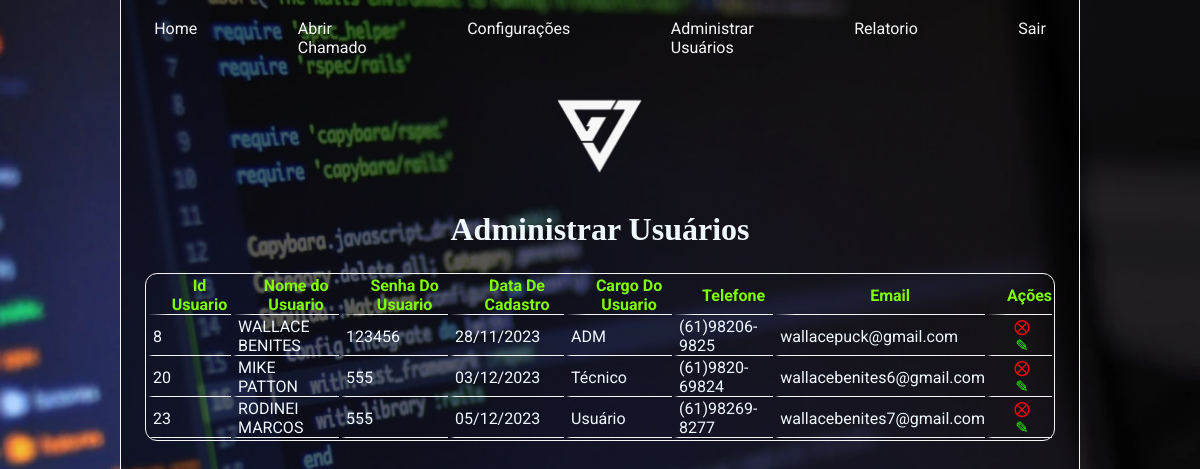
The page /html/administra_usuarios.php (signed in) on the database its author committed.
### tables this page shows
CREATE TABLE `usuario` (
  `ID_USUARIO` int(11) NOT NULL,
  `NOME` varchar(100) DEFAULT NULL,
  `EMAIL` varchar(200) DEFAULT NULL,
  `SENHA` varchar(20) DEFAULT NULL,
  `DATA_DE_CADASTRO` varchar(10) DEFAULT NULL,
  `ID_CARGO` int(11) DEFAULT NULL,
  `TELEFONE` varchar(20) DEFAULT NULL
);

CREATE TABLE `cargo_autorizacao` (
  `ID_CARGO` int(11) NOT NULL,
  `NOME_CARGO` varchar(50) NOT NULL
);

### html/administra_usuarios.php (the view, shortened to what this page needs)
<?php
require_once("../php/conexao.php");
$consulta_usuario = "SELECT * FROM usuario";
$resultado_consulta_usuario = mysqli_query($conexao, $consulta_usuario);
?>
<!DOCTYPE html>
<html lang="pt-br">
<head>
    <link rel="stylesheet" href="../styles/style.css">
</head>
<body>
<header class="cabecalho">
        <nav class="cabecalho_menu ">
            <a class="cabecalho__menu__link" href="perfil.php"> Home </a>
            <a class="cabecalho__menu__link" href="criar_os.php"> Abrir Chamado </a>
            <?php if ($_SESSION['id_cargo'] == 8) { ?>
                <a class="cabecalho__menu__link" href="categoria.php"> Configurações </a>
                <a class="cabecalho__menu__link" href="administra_usuarios.php"> Administrar Usuários </a>
                <a class="cabecalho__menu__link" href="graficos.php"> Relatorio </a>
            <?php } ?>
            <a class="cabecalho__menu__link" href="../php/logout.php"> Sair </a>
        </nav>
    </header>
    <main class="perfil">
        <div class="conteiner3">
            <img class="logo_categoria" src="../assets/logo (2).png">
            <h1 class="config_titulo">Administrar Usuários</h1>
            <div class="config_form_adm_usuario">
                <table class="perfil_chamado_tabela">
                    <tr class="perfil_chamado_tabela_linha">
                        <th> Id Usuario </th>
                        <th> Nome do Usuario </th>
                        <th> Senha Do Usuario </th>
                        <th> Data De Cadastro </th>
                        <th> Cargo Do Usuario </th>
                        <th> Telefone </th>
                        <th> Email </th>
                        <th>Ações</th>
                    </tr>
                    <?php while ($linha = mysqli_fetch_assoc($resultado_consulta_usuario)) { ?>
                        <?php
                        $id_cargo = $linha['ID_CARGO'];
                        $consultanome_cargo = "SELECT NOME_CARGO FROM cargo_autorizacao WHERE ID_CARGO = $id_cargo";
                        $resultado_consulta_nome_cargo = mysqli_query($conexao, $consultanome_cargo);
                        $nome_cargo = mysqli_fetch_array($resultado_consulta_nome_cargo);
                        ?>
                        <tr>
                            <td><?php echo htmlspecialchars($linha['ID_USUARIO'], ENT_QUOTES, 'UTF-8');  ?></td>
                            <td><?php echo htmlspecialchars($linha['NOME'], ENT_QUOTES, 'UTF-8');  ?></td>
                            <td><?php echo htmlspecialchars($linha['SENHA'], ENT_QUOTES, 'UTF-8');  ?></td>
                            <td><?php echo htmlspecialchars($linha['DATA_DE_CADASTRO'], ENT_QUOTES, 'UTF-8');  ?></td>
                            <td><?php echo htmlspecialchars($nome_cargo['NOME_CARGO'], ENT_QUOTES, 'UTF-8');  ?></td>
                            <td><?php echo htmlspecialchars($linha['TELEFONE'], ENT_QUOTES, 'UTF-8');  ?></td>
                            <td><?php echo htmlspecialchars($linha['EMAIL'], ENT_QUOTES, 'UTF-8');  ?></td>
                            <td>
                                <a class="bt_excluir" href="../php/excluir_usuario.php?ID_USUARIO=<?php echo $linha['ID_USUARIO']; ?>">⨂</a>
                                <a class="bt_editar" href="../html/edita_administra_usuarios.php?ID_USUARIO=<?php echo $linha['ID_USUARIO']; ?>">✎</a>
                            </td>
                        </tr>
                    <?php } ?>
                </table>
            </div>
        </div>
    </main>
</body>
</html>

### styles/style.css (style rules this page uses)
* { margin: 0; padding: 0; }
:root { --font-principal: 'Roboto', sans-serif; --cor-branca-principal: whitesmoke; --cor-tranparente: rgba(0,0,0,.6); }
body { background-image: url("../assets/imagem_fundo1.png"); background-repeat: no-repeat; background-size: cover; color: aliceblue; display: flex; flex-direction: column; height: 100vh; }
.cabecalho { background-color: rgba(0,0,0,.6); margin: 0% 10%; border-left: 1px solid whitesmoke; border-right: 1px solid whitesmoke; }
.cabecalho_menu { display: flex; gap: 0.5%; justify-content: center; }
.cabecalho__menu__link { color: whitesmoke; padding: 2% 5% ; text-decoration: none; border-bottom: 1px solid rgba(0,0,0,.0); font-family: var(--font-principal); }
.conteiner3 { background-color: rgba(0,0,0,.6); margin: 0% 10%; height: 100vh; border-left: 1px solid whitesmoke; border-right: 1px solid whitesmoke; display: flex; flex-direction: column; align-items: center; gap: 25px; }
.perfil_chamado_tabela { margin: auto; border: 1px solid whitesmoke; padding: 0%; border-radius: 12px; width: 95%; font-family: var(--font-principal); font-weight: 400; word-wrap: break-word; }
th { padding: 0% 0%; border-bottom: 1px solid whitesmoke; border-left: 20px solid rgba(0,0,0,.0); word-wrap: break-word; }
td { padding: 0% 0%; border-bottom: 1px solid whitesmoke; border-left: 5px solid rgba(0,0,0,.0); word-wrap: break-word; }
.perfil_chamado_tabela_linha { color: chartreuse; }
.logo_categoria { display: flex; flex-direction: column; align-items: center; width: 10%; }
.config_titulo { display: flex; flex-direction: column; align-items: center; }
.bt_excluir { text-decoration: none; color: red; display: flex; flex-direction: column; align-items: center; }
.bt_editar { text-decoration: none; color: rgb(43, 255, 0); display: flex; flex-direction: column; align-items: center; }

### rows shown on the page
usuario: ID_USUARIO "8", NOME "WALLACE BENITES", SENHA "123456", DATA_DE_CADASTRO "28/11/2023", ID_CARGO.NOME_CARGO "ADM", TELEFONE "(61)98206-9825", EMAIL "wallacepuck@gmail.com"
usuario: ID_USUARIO "20", NOME "MIKE PATTON", SENHA "555", DATA_DE_CADASTRO "03/12/2023", ID_CARGO.NOME_CARGO "Técnico", TELEFONE "(61)9820-69824", EMAIL "wallacebenites6@gmail.com"
usuario: ID_USUARIO "23", NOME "RODINEI MARCOS", SENHA "555", DATA_DE_CADASTRO "05/12/2023", ID_CARGO.NOME_CARGO "Usuário", TELEFONE "(61)98269-8277", EMAIL "wallacebenites7@gmail.com"
